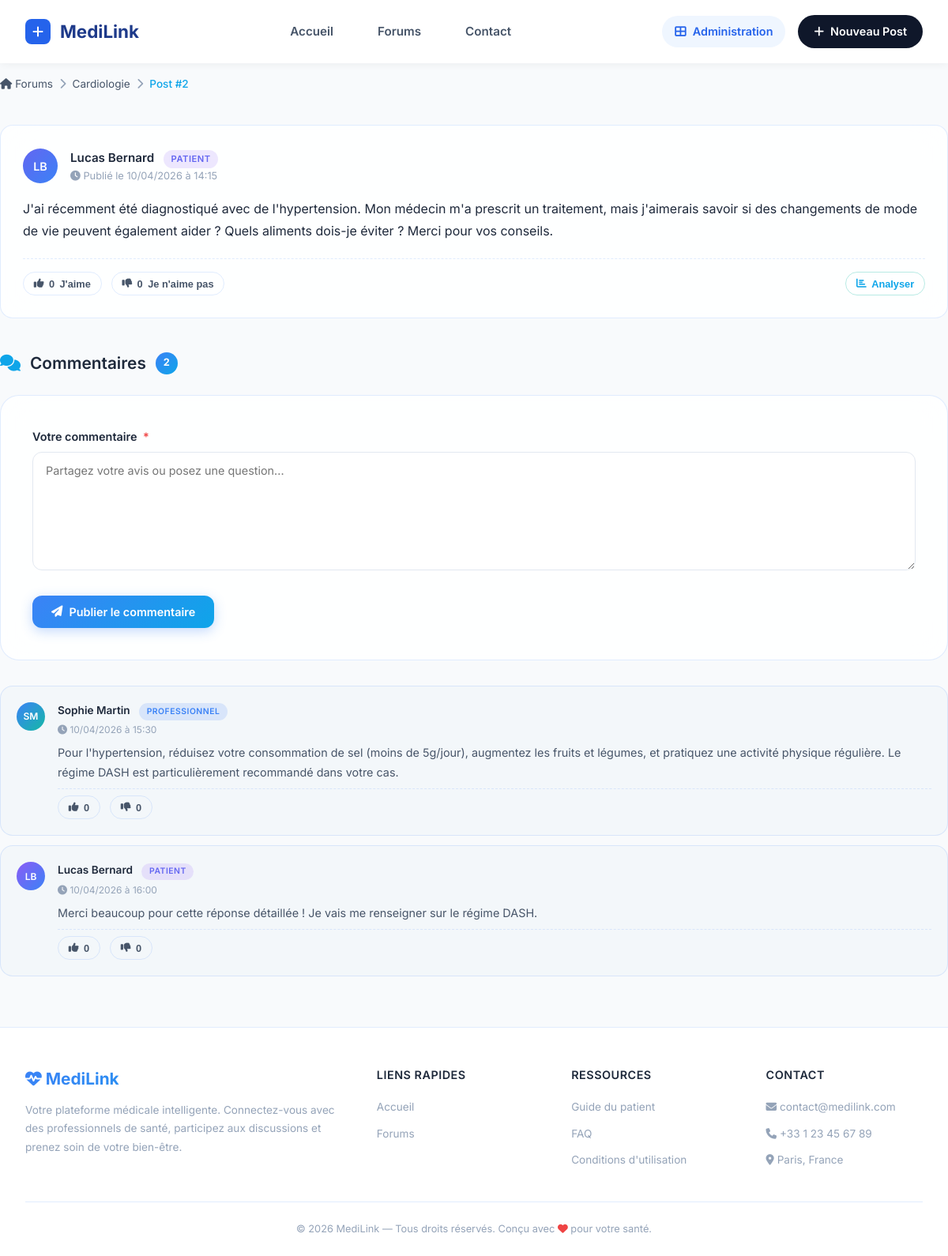
/index.php?controller=post&action=show&id=2, run on the app's committed database.
### tables this page shows
CREATE TABLE IF NOT EXISTS forum (
    id_forum INT AUTO_INCREMENT PRIMARY KEY,
    titre VARCHAR(200) NOT NULL,
    description TEXT,
    created_at DATETIME DEFAULT CURRENT_TIMESTAMP
);

CREATE TABLE IF NOT EXISTS post (
    id_post INT AUTO_INCREMENT PRIMARY KEY,
    contenu TEXT NOT NULL,
    date_publication DATETIME DEFAULT CURRENT_TIMESTAMP,
    id_forum INT NOT NULL,
    id_auteur INT NOT NULL,
    FOREIGN KEY (id_forum) REFERENCES forum(id_forum) ON DELETE CASCADE,
    FOREIGN KEY (id_auteur) REFERENCES utilisateur(id) ON DELETE CASCADE
);

CREATE TABLE IF NOT EXISTS utilisateur (
    id INT AUTO_INCREMENT PRIMARY KEY,
    nom VARCHAR(100) NOT NULL,
    prenom VARCHAR(100) NOT NULL,
    email VARCHAR(150) NOT NULL UNIQUE,
    mot_de_passe VARCHAR(255) NOT NULL,
    telephone VARCHAR(20),
    statut_compte VARCHAR(20) DEFAULT 'actif',
    role ENUM('patient','professionnel','administrateur') NOT NULL,
    created_at DATETIME DEFAULT CURRENT_TIMESTAMP
);

CREATE TABLE IF NOT EXISTS commentaire (
    id_commentaire INT AUTO_INCREMENT PRIMARY KEY,
    contenu TEXT NOT NULL,
    date_commentaire DATETIME DEFAULT CURRENT_TIMESTAMP,
    id_post INT NOT NULL,
    id_auteur INT NOT NULL,
    FOREIGN KEY (id_post) REFERENCES post(id_post) ON DELETE CASCADE,
    FOREIGN KEY (id_auteur) REFERENCES utilisateur(id) ON DELETE CASCADE
);

### Controller/PostController.php (called while the page is built, shortened)
<?php
class PostController {
    public function show($id): void {
        $pdo = Database::getConnection();
        $stmtPost = $pdo->prepare("
            SELECT p.*, u.nom AS auteur_nom, u.prenom AS auteur_prenom, u.role AS auteur_role
            FROM post p
            JOIN utilisateur u ON p.id_auteur = u.id
            WHERE p.id_post = :id
        ");
        $stmtPost->execute([':id' => $id]);
        $post = $stmtPost->fetch();
        $post['contenu'] = BadWordsFilter::filter($post['contenu']);
        $post['likes'] = 0;
        $post['dislikes'] = 0;
        $post['user_reaction'] = null;
        try {
            $stmtReactPost = $pdo->prepare("SELECT type, COUNT(*) as count FROM reaction WHERE id_post = :id GROUP BY type");
            $stmtReactPost->execute([':id' => $id]);
            $reactPostRaw = $stmtReactPost->fetchAll(PDO::FETCH_KEY_PAIR);
            $post['likes'] = $reactPostRaw['like'] ?? 0;
            $post['dislikes'] = $reactPostRaw['dislike'] ?? 0;
        } catch (PDOException $e) {
        }
        $stmtCom = $pdo->prepare("
            SELECT c.*, u.nom AS auteur_nom, u.prenom AS auteur_prenom, u.role AS auteur_role
            FROM commentaire c
            JOIN utilisateur u ON c.id_auteur = u.id
            WHERE c.id_post = :id_post
            ORDER BY c.date_commentaire ASC
        ");
        $stmtCom->execute([':id_post' => $id]);
        $commentaires = $stmtCom->fetchAll();
        $stmtForum = $pdo->prepare("SELECT * FROM forum WHERE id_forum = :id");
        $stmtForum->execute([':id' => $post['id_forum']]);
        $dataForum = $stmtForum->fetch();
        $forum = new Forum(
            $dataForum['id_forum'] ?? null,
            $dataForum['titre'] ?? '',
            $dataForum['description'] ?? null,
            $dataForum['created_at'] ?? null
        );
        require __DIR__ . '/../View/front_office/post/show.php';
    }
}

### Model/BadWordsFilter.php (called while the page is built, shortened)
<?php
class BadWordsFilter {
    private static array $badWords = [
        'connard', 'connasse', 'con', 'conne',
        'idiot', 'idiote', 'imbécile', 'imbecile',
        'abruti', 'abrutie', 'crétin', 'crétine', 'cretin', 'cretine',
        'débile', 'debile',
        'enculé', 'encule', 'enculer',
        'salaud', 'salope', 'salop',
        'putain', 'pute', 'prostituée',
        'merde', 'merdeux', 'merdeuse', 'merdique',
        'bordel',
        'foutre', 'fouteur', 'fouteuse',
        'nique', 'niquer', 'niqué',
        'batard', 'bâtard', 'batarde', 'bâtarde',
        'ordure', 'ordures',
        'pourriture', 'pourri', 'pourrie',
        'enfoiré', 'enfoire', 'enfoirée',
        'fumier',
        'salopard', 'saloperie',
        'dégueulasse', 'degueulasse',
        'branleur', 'branleuse', 'branleur',
        'couillon', 'couillonne',
        'bouffon', 'bouffonne',
        'trouduc', 'trou du cul',
        'chier', 'chieur', 'chieuse',
        'gueuler', 'gueule', 'ta gueule',
        'ferme-la', 'ferme la',
        'dégage', 'degage',
        'cul', 'culotte',
        'emmerdeur', 'emmerdeuse', 'emmerder',
        'pétasse', 'petasse',
        'gogol', 'mongol',
        'taré', 'tarée', 'tare',
        'nul', 'nulle', 'nullard',
        'minable',
        'pouffiasse', 'poufiasse',
        'raclure',
        'charogne',
        'crevard', 'crevarde',
        'déchet', 'dechet',
        'vermine',
        'parasite',
    ];
    public static function filter(string $text): string {
        foreach (self::$badWords as $badWord) {
            $escaped = preg_quote($badWord, '/');
            $text = preg_replace_callback(
                '/\b' . $escaped . '\b/iu',
                function ($matches) {
                    return str_repeat('*', mb_strlen($matches[0]));
                },
                $text
            );
        }
        return $text;
    }
}

### Model/Forum.php (called while the page is built, shortened)
<?php
class Forum {
    private string $titre;
    public function __construct(
        ?int $idForum = null,
        string $titre = '',
        ?string $description = null,
        ?string $createdAt = null
    ) {
        $this->titre = $titre;
    }
    public function getTitre(): string { return $this->titre; }
}

### View/front_office/post/show.php (the view, shortened to what this page needs)
<?php
require __DIR__ . '/../../layout/front_header.php';
?>
<nav>
    <ul class="breadcrumb">
        <li><a href="index.php?controller=forum&action=list"><i class="fas fa-home"></i> Forums</a></li>
        <li class="separator"><i class="fas fa-chevron-right"></i></li>
        <li><a href="index.php?controller=forum&action=show&id=<?= $post['id_forum'] ?>"><?= htmlspecialchars($forum->getTitre()) ?></a></li>
        <li class="separator"><i class="fas fa-chevron-right"></i></li>
        <li class="current">Post #<?= $post['id_post'] ?></li>
    </ul>
</nav>
<article class="post-card" style="margin-top: 1.5rem;">
    <div class="post-header">
        <div class="post-avatar role-<?= htmlspecialchars($post['auteur_role']) ?>">
            <?= strtoupper(substr($post['auteur_prenom'], 0, 1) . substr($post['auteur_nom'], 0, 1)) ?>
        </div>
        <div class="post-author-info">
            <span class="post-author-name">
                <?= htmlspecialchars($post['auteur_prenom'] . ' ' . $post['auteur_nom']) ?>
            </span>
            <span class="post-author-role role-<?= htmlspecialchars($post['auteur_role']) ?>">
                <?= htmlspecialchars($post['auteur_role']) ?>
            </span>
            <div class="post-date">
                <i class="fas fa-clock"></i> Publié le <?= date('d/m/Y à H:i', strtotime($post['date_publication'])) ?>
            </div>
        </div>
    </div>
    <div class="post-content full">
        <?= nl2br(htmlspecialchars($post['contenu'])) ?>
    </div>
    <div class="reaction-buttons">
        <button class="btn-react btn-like <?= ($post['user_reaction'] === 'like') ? 'active' : '' ?>"
                data-type="like" data-id="<?= $post['id_post'] ?>" data-target="post">
            <i class="fas fa-thumbs-up"></i> <span class="count"><?= $post['likes'] ?? 0 ?></span> J'aime
        </button>
        <button class="btn-react btn-dislike <?= ($post['user_reaction'] === 'dislike') ? 'active' : '' ?>"
                data-type="dislike" data-id="<?= $post['id_post'] ?>" data-target="post">
            <i class="fas fa-thumbs-down"></i> <span class="count"><?= $post['dislikes'] ?? 0 ?></span> Je n'aime pas
        </button>
        <button class="btn-react btn-describe" onclick="loadAndToggleDescribe(<?= $post['id_post'] ?>)">
            <i class="fas fa-chart-bar"></i> Analyser
        </button>
    </div>
</article>
<section id="comments-section" class="comments-section">
    <h3>
        <i class="fas fa-comments" style="color: var(--accent-teal);"></i>
        Commentaires
        <span class="count-badge"><?= count($commentaires) ?></span>
    </h3>
    <?php if (isset($_SESSION['user'])): ?>
        <div class="form-card" style="margin-bottom: 2rem;">
            <form action="index.php?controller=commentaire&action=add" method="POST" data-validate="true">
                <div class="form-group">
                    <label for="commentaire-contenu">
                        Votre commentaire <span class="required">*</span>
                    </label>
                    <textarea
                        id="commentaire-contenu"
                        name="contenu"
                        class="form-control"
                        rows="4"
                        placeholder="Partagez votre avis ou posez une question..."
                        data-required="true"
                        data-min="3"
                        data-max="2000"
                        data-label="Le commentaire"
                    ><?= htmlspecialchars($_SESSION['comment_contenu'] ?? '') ?></textarea>
                </div>
                <button type="submit" class="btn btn-primary">
                    <i class="fas fa-paper-plane"></i> Publier le commentaire
                </button>
            </form>
        </div>
    <?php endif; ?>
    <?php if (!empty($commentaires)): ?>
        <?php foreach ($commentaires as $index => $c): ?>
            <div class="comment-item" style="animation-delay: <?= $index * 0.05 ?>s">
                <div class="comment-avatar role-<?= htmlspecialchars($c['auteur_role']) ?>"
                     style="background: <?= $c['auteur_role'] === 'professionnel' ? 'linear-gradient(135deg, #3b82f6, #14b8a6)' : 'linear-gradient(135deg, #8b5cf6, #3b82f6)' ?>">
                    <?= strtoupper(substr($c['auteur_prenom'], 0, 1) . substr($c['auteur_nom'], 0, 1)) ?>
                </div>
                <div class="comment-body">
                    <div class="comment-author">
                        <?= htmlspecialchars($c['auteur_prenom'] . ' ' . $c['auteur_nom']) ?>
                        <span class="post-author-role role-<?= htmlspecialchars($c['auteur_role']) ?>" style="font-size: 0.65rem;">
                            <?= htmlspecialchars($c['auteur_role']) ?>
                        </span>
                    </div>
                    <div class="comment-date">
                        <i class="fas fa-clock"></i> <?= date('d/m/Y à H:i', strtotime($c['date_commentaire'])) ?>
                    </div>
                    <div class="comment-text">
                        <?= nl2br(htmlspecialchars($c['contenu'])) ?>
                    </div>
                    <div class="reaction-buttons" style="margin-top: 0.5rem; padding-top: 0.5rem;">
                        <button class="btn-react btn-like <?= ($c['user_reaction'] === 'like') ? 'active' : '' ?>"
                                data-type="like" data-id="<?= $c['id_commentaire'] ?>" data-target="commentaire">
                            <i class="fas fa-thumbs-up"></i> <span class="count"><?= $c['likes'] ?? 0 ?></span>
                        </button>
                        <button class="btn-react btn-dislike <?= ($c['user_reaction'] === 'dislike') ? 'active' : '' ?>"
                                data-type="dislike" data-id="<?= $c['id_commentaire'] ?>" data-target="commentaire">
                            <i class="fas fa-thumbs-down"></i> <span class="count"><?= $c['dislikes'] ?? 0 ?></span>
                        </button>
                    </div>
                </div>
            </div>
        <?php endforeach; ?>
    <?php endif; ?>
</section>
<div class="medical-assistant-trigger" id="assistant-trigger" title="Assistant Médical">
</div>
<?php require __DIR__ . '/../../layout/front_footer.php'; ?>

### data on the page
forum: titre "Cardiologie"
post: id_post "2", id_auteur.nom "LB", id_auteur.nom "Lucas Bernard", id_auteur.role "PATIENT", date_publication "10/04/2026 à 14:15", contenu "J'ai récemment été diagnostiqué avec de l'hypertension. Mon médecin m'a prescrit un traitement, mais j'aimerais savoir si des changements de mode de vie peuvent également aider ? Quels aliments dois-je éviter ? Merci pour vos conseils."
commentaire: id_auteur.nom "SM", id_auteur.nom "Sophie Martin", id_auteur.role "PROFESSIONNEL", date_commentaire "10/04/2026 à 15:30", contenu "Pour l'hypertension, réduisez votre consommation de sel (moins de 5g/jour), augmentez les fruits et légumes, et pratiquez une activité physique régulière. Le régime DASH est particulièrement recommandé dans votre cas.", likes "0", dislikes "0"
commentaire: id_auteur.nom "LB", id_auteur.nom "Lucas Bernard", id_auteur.role "PATIENT", date_commentaire "10/04/2026 à 16:00", contenu "Merci beaucoup pour cette réponse détaillée ! Je vais me renseigner sur le régime DASH.", likes "0", dislikes "0"

### other printed values
$post['likes'] "0"
$post['dislikes'] "0"
count($commentaires) "2"
